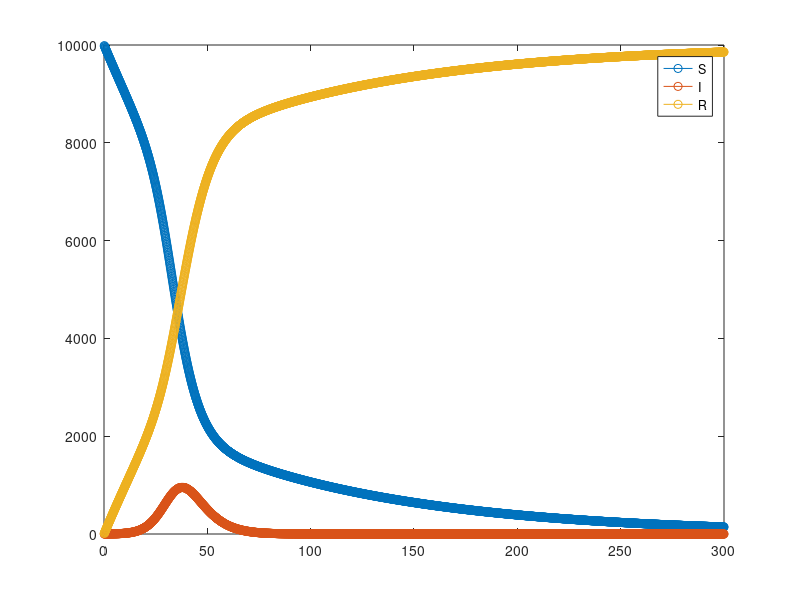

This figure's MATLAB source:
N=10000;%population

S=9999; %inital value for S
I=1; %Patient Zero
R=0;

a=1/2; %infectious rate
b=1/5; %recovery rate
v=1/100; %vaccination rate
T=300; %with units days
dt=1/8; %dt
clockmax=ceil(T/dt);
event = zeros(clockmax, 4); % array that keeps track of t, S, I, R at every single loop

for i = 1:clockmax
    t=i*dt;
    
    SS=S;
    S=S+dt*(-a*S*I/N-S*v);
    
    II=I;
    I=I+dt*(a*I*SS/N-b*I);    
    
    R=R+dt*(b*II+SS*v);
    
    event(i,:)=[t S I R];
    
end
figure

for j = 2 : 4
    plot (event(:,1),event(:,j),'-o');
    hold on
end
legend('S','I','R')
